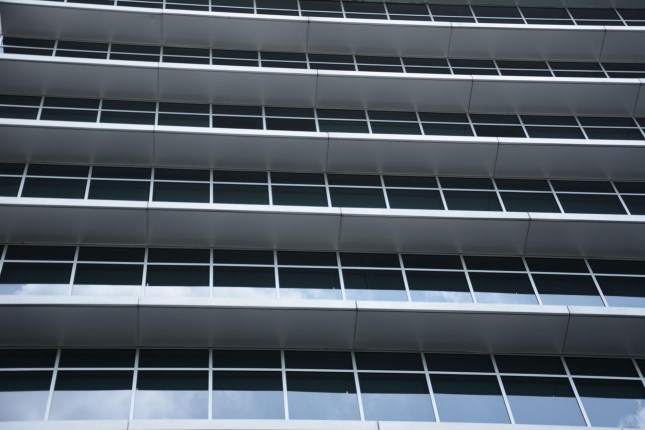
#> input picture exp18/exp18.jpg, 1290 x 860 px (shown at 1/2 size)
$ python exp18.py   (older library calls are emulated)
#> lines starting #> are read from the running program, lines starting #| are printed output that depends on the picture
import cv2

img = cv2.imread("exp18.jpg")
#> img is the input picture: shape (860, 1290, 3); mean B, G, R 98, 89.3, 80.6
gray = cv2.cvtColor(img, cv2.COLOR_BGR2GRAY)
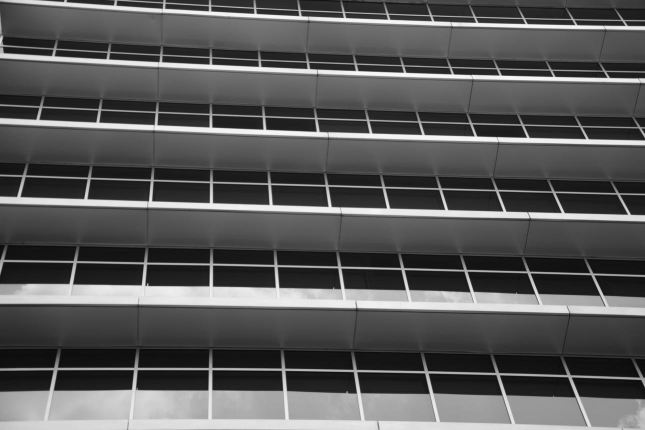
#> gray: shape (860, 1290) (shown at 1/2 size); min 2, max 254, mean 87.7

sobel = cv2.Sobel(gray, cv2.CV_64F, 0, 1)
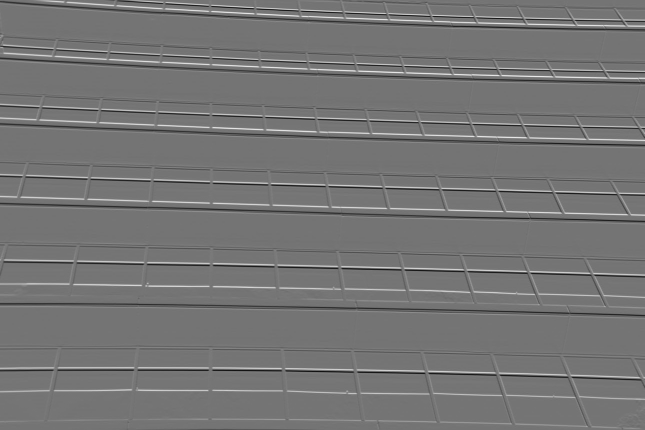
#> sobel: shape (860, 1290) float64 (shown at 1/2 size); min -660, max 780, mean 1.3; drawn with min black and max white
output = cv2.convertScaleAbs(sobel)
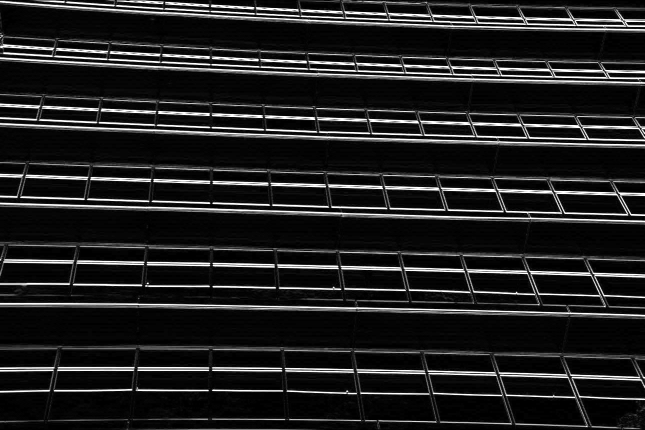
#> output: shape (860, 1290) (shown at 1/2 size); min 0, max 255, mean 32.7

cv2.imshow("Original", cv2.resize(img, (500,400)))
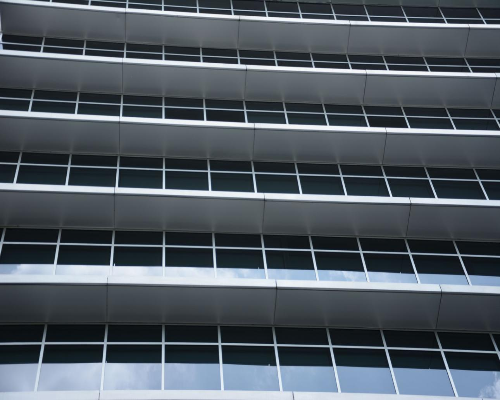
#> window 'Original': shape (400, 500, 3); mean B, G, R 97.9, 89.2, 80.6
cv2.imshow("Output", cv2.resize(output, (500,400)))
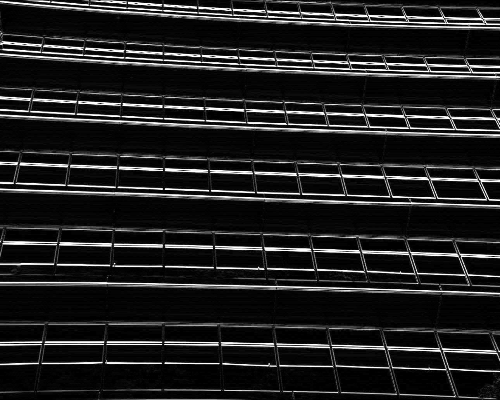
#> window 'Output': shape (400, 500); min 0, max 255, mean 32.6

cv2.imwrite("sobely.jpg", output)

cv2.waitKey(0)
cv2.destroyAllWindows()
